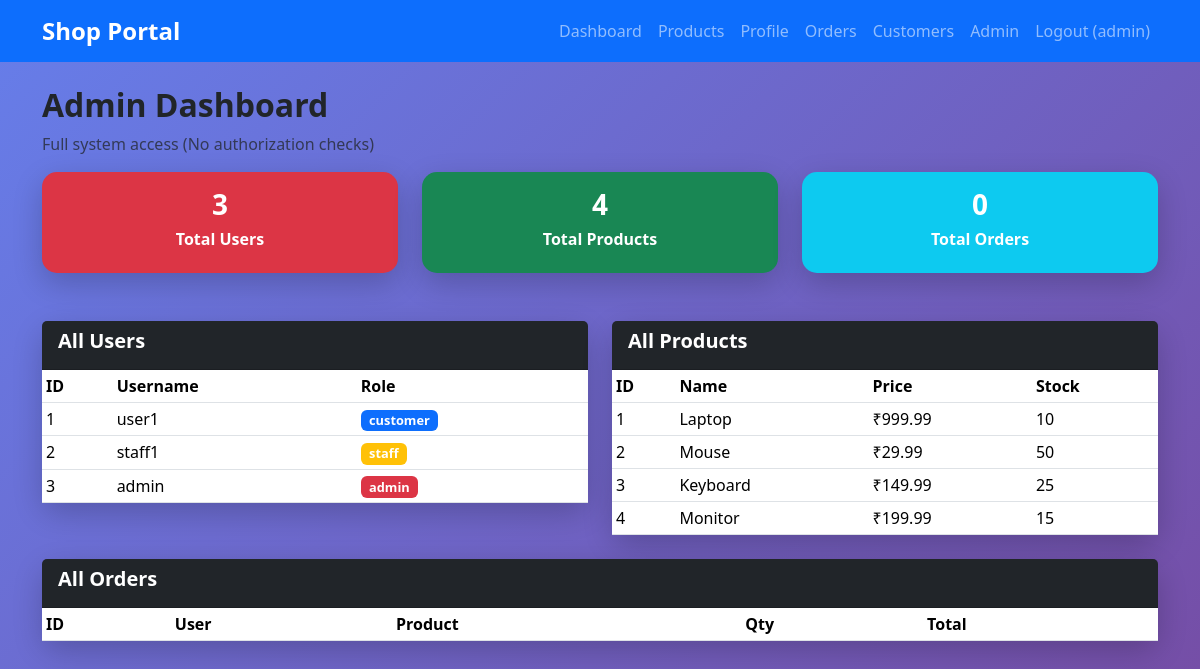
/admin (signed in), run on the app's committed database.
### tables this page shows
CREATE TABLE users (
            id INTEGER PRIMARY KEY AUTOINCREMENT,
            username TEXT UNIQUE NOT NULL,
            password TEXT NOT NULL,
            role TEXT NOT NULL
        );

CREATE TABLE products (
            id INTEGER PRIMARY KEY AUTOINCREMENT,
            name TEXT NOT NULL,
            description TEXT,
            price REAL NOT NULL,
            stock INTEGER NOT NULL
        );

### app.py (the view)
@app.route('/admin')
def admin():
    if 'user_id' not in session:
        return redirect(url_for('login'))
    conn = get_db_connection()
    users = conn.execute("SELECT * FROM users").fetchall()
    orders = conn.execute("""
        SELECT o.*, p.name as product_name, u.username
        FROM orders o
        JOIN products p ON o.product_id = p.id
        JOIN users u ON o.user_id = u.id
    """).fetchall()
    products = conn.execute("SELECT * FROM products").fetchall()
    conn.close()
    return render_template('admin.html', users=users, orders=orders, products=products, user=session)

### app.py (called while the page is built)
def get_db_connection():
    conn = sqlite3.connect('shop.db')
    conn.row_factory = sqlite3.Row
    return conn

### templates/admin.html (shortened to what this page needs)
{% extends "base.html" %}
{% block content %}
<h2>Admin Dashboard</h2>
<p class="text-muted">Full system access (No authorization checks)</p>
<div class="row mb-5">
    <div class="col-md-4">
        <div class="card bg-danger text-white">
            <div class="card-body text-center">
                <h3>{{ users|length }}</h3>
                <h6>Total Users</h6>
            </div>
        </div>
    </div>
    <div class="col-md-4">
        <div class="card bg-success text-white">
            <div class="card-body text-center">
                <h3>{{ products|length }}</h3>
                <h6>Total Products</h6>
            </div>
        </div>
    </div>
    <div class="col-md-4">
        <div class="card bg-info text-white">
            <div class="card-body text-center">
                <h3>{{ orders|length }}</h3>
                <h6>Total Orders</h6>
            </div>
        </div>
    </div>
</div>
<div class="row">
    <div class="col-md-6 mb-4">
        <div class="card">
            <div class="card-header bg-dark text-white">
                <h5>All Users</h5>
            </div>
            <div class="card-body p-0">
                <div class="table-responsive">
                    <table class="table table-sm mb-0">
                        <thead>
                            <tr>
                                <th>ID</th>
                                <th>Username</th>
                                <th>Role</th>
                            </tr>
                        </thead>
                        <tbody>
                            {% for user in users %}
                            <tr>
                                <td>{{ user.id }}</td>
                                <td>{{ user.username }}</td>
                                <td><span class="badge bg-{{ 'primary' if user.role == 'customer' else 'warning' if user.role == 'staff' else 'danger' }}">{{ user.role }}</span></td>
                            </tr>
                            {% endfor %}
                        </tbody>
                    </table>
                </div>
            </div>
        </div>
    </div>
    <div class="col-md-6 mb-4">
        <div class="card">
            <div class="card-header bg-dark text-white">
                <h5>All Products</h5>
            </div>
            <div class="card-body p-0">
                <div class="table-responsive">
                    <table class="table table-sm mb-0">
                        <thead>
                            <tr>
                                <th>ID</th>
                                <th>Name</th>
                                <th>Price</th>
                                <th>Stock</th>
                            </tr>
                        </thead>
                        <tbody>
                            {% for product in products %}
                            <tr>
                                <td>{{ product.id }}</td>
                                <td>{{ product.name }}</td>
                                <td>₹{{ "%.2f"|format(product.price) }}</td>
                                <td>{{ product.stock }}</td>
                            </tr>
                            {% endfor %}
                        </tbody>
                    </table>
                </div>
            </div>
        </div>
    </div>
</div>
<div class="card">
    <div class="card-header bg-dark text-white">
        <h5>All Orders</h5>
    </div>
    <div class="card-body p-0">
        <div class="table-responsive">
            <table class="table table-sm mb-0">
                <thead>
                    <tr>
                        <th>ID</th>
                        <th>User</th>
                        <th>Product</th>
                        <th>Qty</th>
                        <th>Total</th>
                    </tr>
                </thead>
            </table>
        </div>
    </div>
</div>
{% endblock %}

### templates/base.html (shortened to what this page needs)
<!DOCTYPE html>
<html lang="en">
<head>
    <link href="https://cdn.jsdelivr.net/npm/bootstrap@5.3.2/dist/css/bootstrap.min.css" rel="stylesheet">
    <link href="{{ url_for('static', filename='style.css') }}" rel="stylesheet">
</head>
<body>
    {% if session.user_id %}
    <nav class="navbar navbar-expand-lg navbar-dark bg-primary">
        <div class="container">
            <a class="navbar-brand" href="{{ url_for('dashboard') }}">Shop Portal</a>
            <div class="navbar-nav ms-auto">
                <a class="nav-link" href="{{ url_for('dashboard') }}">Dashboard</a>
                <a class="nav-link" href="{{ url_for('products') }}">Products</a>
                <a class="nav-link" href="{{ url_for('profile') }}">Profile</a>
                <a class="nav-link" href="{{ url_for('orders') }}">Orders</a>
                {% if session.role == 'staff' or session.role == 'admin' %}
                <a class="nav-link" href="{{ url_for('customers') }}">Customers</a>
                {% endif %}
                {% if session.role == 'admin' %}
                <a class="nav-link" href="{{ url_for('admin') }}">Admin</a>
                {% endif %}
                <a class="nav-link" href="{{ url_for('logout') }}">Logout ({{ session.username }})</a>
            </div>
        </div>
    </nav>
    {% endif %}
    <div class="container mt-4">
        {% block content %}{% endblock %}
    </div>
</body>
</html>

### static/style.css (style rules this page uses)
body { background: linear-gradient(135deg, #667eea 0%, #764ba2 100%); min-height: 100vh; font-family: 'Segoe UI', Tahoma, Geneva, Verdana, sans-serif; }
.card { border: none; border-radius: 15px; box-shadow: 0 10px 30px rgba(0,0,0,0.2); transition: transform 0.2s; }
.navbar-brand { font-weight: bold; font-size: 1.5rem; }
.navbar-nav .nav-link { font-weight: 500; }
h2, h3, h4, h5, h6 { font-weight: 600; }
.badge { font-size: 0.8em; }

### data on the page
users: id "1", username "user1", role "customer"
users: id "2", username "staff1", role "staff"
users: id "3", username "admin", role "admin"
products: id "1", name "Laptop", price "999.99", stock "10"
products: id "2", name "Mouse", price "29.99", stock "50"
products: id "3", name "Keyboard", price "149.99", stock "25"
products: id "4", name "Monitor", price "199.99", stock "15"

### other printed values
{{ session.username }} "admin"
{{ users|length }} "3"
{{ products|length }} "4"
{{ orders|length }} "0"
